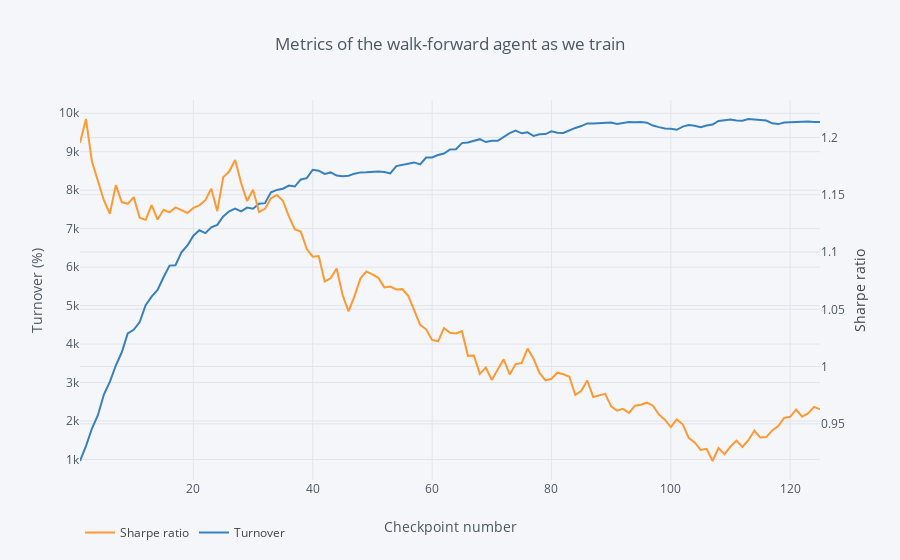

The cell this chart's notebook holds for it:
### Code cell
nr2episode[cost_of_commissions].plot_metrics_as_we_train()
